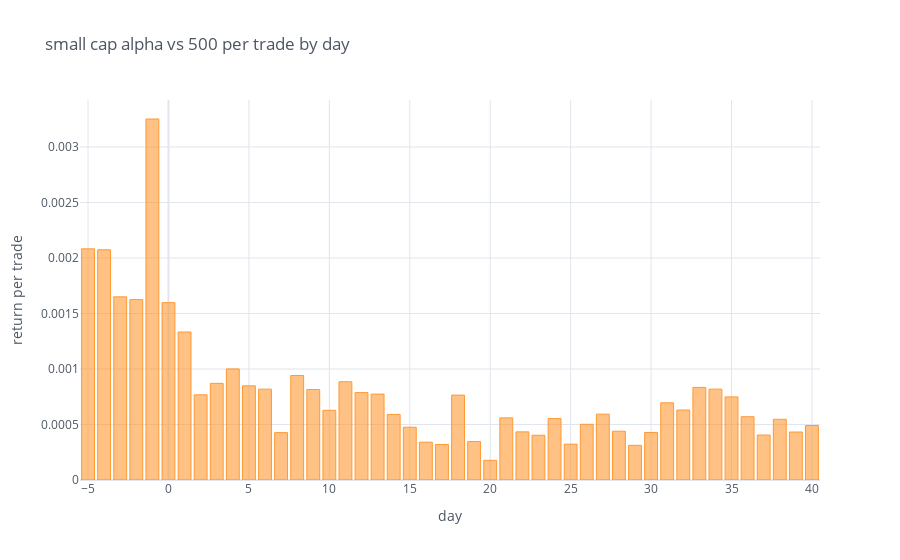

The notebook cell this image was saved under:
### Code cell
trade_analytics_alpha500_df_small.mean(axis = 1).iplot(kind = "bar",
                                        theme = 'white',
                                        xTitle = "day",
                                        yTitle = "return per trade",
                                        title = "small cap alpha vs 500 per trade by day")

### Figure 1 — Plotly figure (JSON) as saved in the notebook; plotly's stock layout.template omitted (floating-point values rounded to 4 significant figures)
{"data": [{"marker": {"color": "rgba(255, 153, 51, 0.6)", "line": {"color": "rgba(255, 153, 51, 1.0)", "width": 1}}, "name": "None", "orientation": "v", "text": "", "type": "bar", "x": [-5, -4, -3, -2, -1, 0, 1, 2, 3, 4, 5, 6, 7, 8, 9, 10, 11, 12, 13, 14, 15, 16, 17, 18, 19, 20, 21, 22, 23, 24, 25, 26, 27, 28, 29, 30, 31, 32, 33, 34, 35, 36, 37, 38, 39, 40], "y": [0.002082, 0.002074, 0.00165, 0.001625, 0.003252, 0.001598, 0.001333, 0.0007673, 0.0008706, 0.001001, 0.0008481, 0.0008183, 0.0004267, 0.0009411, 0.0008146, 0.0006279, 0.000885, 0.0007875, 0.000774, 0.000591, 0.0004755, 0.0003407, 0.0003201, 0.0007646, 0.0003463, 0.0001774, 0.0005596, 0.0004336, 0.0004031, 0.0005533, 0.0003226, 0.0005018, 0.0005932, 0.0004397, 0.0003121, 0.0004284, 0.0006951, 0.0006303, 0.0008341, 0.0008186, 0.0007487, 0.00057, 0.0004049, 0.0005467, 0.0004322, 0.0004906]}], "layout": {"legend": {"bgcolor": "#FFFFFF", "font": {"color": "#4D5663"}}, "paper_bgcolor": "#FFFFFF", "plot_bgcolor": "#FFFFFF", "title": {"font": {"color": "#4D5663"}, "text": "small cap alpha vs 500 per trade by day"}, "xaxis": {"gridcolor": "#E1E5ED", "showgrid": true, "tickfont": {"color": "#4D5663"}, "title": {"font": {"color": "#4D5663"}, "text": "day"}, "zerolinecolor": "#E1E5ED"}, "yaxis": {"gridcolor": "#E1E5ED", "showgrid": true, "tickfont": {"color": "#4D5663"}, "title": {"font": {"color": "#4D5663"}, "text": "return per trade"}, "zerolinecolor": "#E1E5ED"}}}
